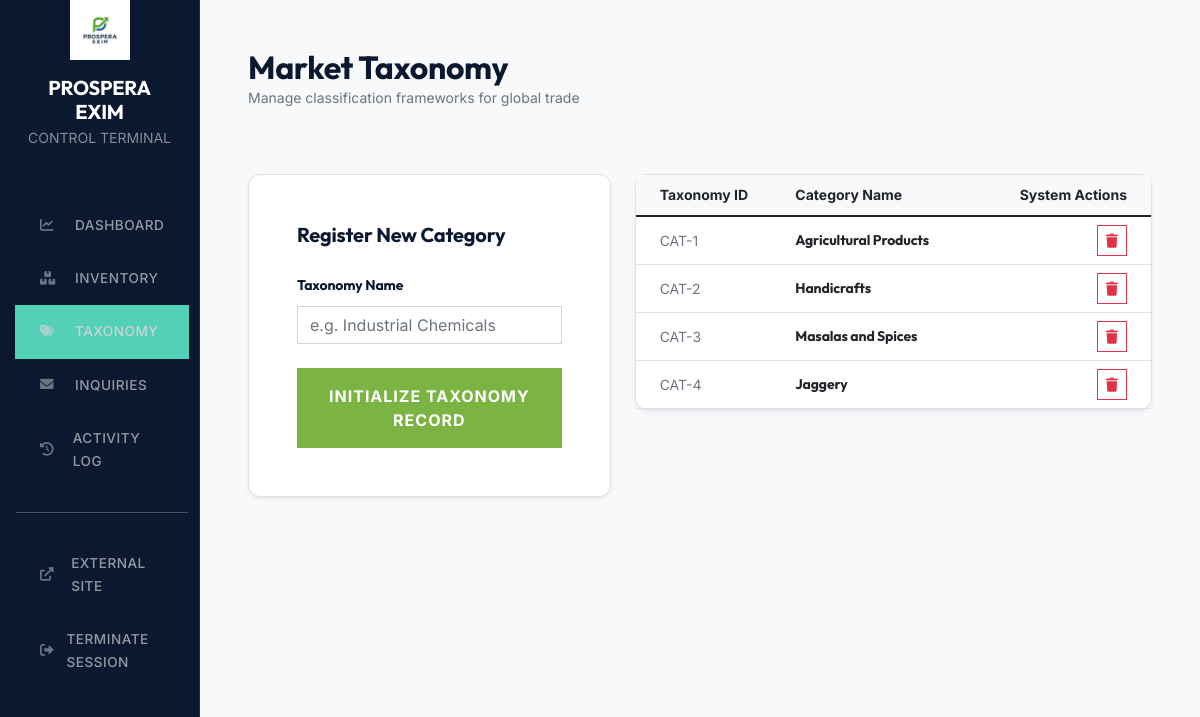
Page /admin/categories (signed in) on the committed database.
### models.py (models this page shows)
class Category(db.Model):
    id = db.Column(db.Integer, primary_key=True)
    name = db.Column(db.String(100), unique=True, nullable=False)
    products = db.relationship('Product', backref='category', lazy=True)
    created_at = db.Column(db.DateTime, default=datetime.utcnow)

### routes/admin_routes.py (the view, shortened to what this page needs)
@admin_bp.route('/categories', methods=['GET', 'POST'])
@login_required
@admin_required
def manage_categories():
    categories = Category.query.all()
    return render_template('admin/categories.html', categories=categories)

### routes/admin_routes.py (called while the page is built)
def admin_required(f):
    @wraps(f)
    def decorated_function(*args, **kwargs):
        if not current_user.is_authenticated or not current_user.is_admin:
            flash('Admin access required.')
            return redirect(url_for('public.index'))
        return f(*args, **kwargs)
    return decorated_function

### templates/admin/categories.html (shortened to what this page needs)
{% extends "admin/base_admin.html" %}
{% block admin_content %}
<div class="d-flex justify-content-between align-items-center mb-5">
    <div>
        <h2 class="fw-bold text-navy mb-0">Market Taxonomy</h2>
        <p class="text-muted small">Manage classification frameworks for global trade</p>
    </div>
</div>
<div class="row g-4">
    <div class="col-md-5">
        <div class="portfolio-card bg-white p-5 border shadow-sm">
            <h5 class="fw-bold text-navy mb-4">Register New Category</h5>
            <form action="{{ url_for('admin.manage_categories') }}" method="POST">
                <div class="mb-4">
                    <label class="form-label small fw-bold">Taxonomy Name</label>
                    <input type="text" name="name" class="form-control rounded-0" placeholder="e.g. Industrial Chemicals" required>
                </div>
                <button type="submit" class="btn btn-access rounded-0 w-100 py-3">Initialize Taxonomy Record</button>
            </form>
        </div>
    </div>
    <div class="col-md-7">
        <div class="portfolio-card bg-white border shadow-sm">
            <div class="table-responsive">
                <table class="table table-hover align-middle mb-0 small">
                    <thead class="bg-light">
                        <tr>
                            <th class="ps-4">Taxonomy ID</th>
                            <th>Category Name</th>
                            <th class="text-end pe-4">System Actions</th>
                        </tr>
                    </thead>
                    <tbody>
                        {% for cat in categories %}
                        <tr>
                            <td class="ps-4 text-muted">CAT-{{ cat.id }}</td>
                            <td class="fw-bold text-navy">{{ cat.name }}</td>
                            <td class="text-end pe-4">
                                <button class="btn btn-sm btn-outline-danger rounded-0"><i class="fas fa-trash"></i></button>
                            </td>
                        </tr>
                        {% endfor %}
                    </tbody>
                </table>
            </div>
        </div>
    </div>
</div>
{% endblock %}

### static/css/style.css (style rules this page uses)
:root { --primary-navy: #0A192F; --secondary-navy: #112240; --accent-blue: #64FFDA; --brand-green: #7bb442; --text-white: #E6F1FF; --text-slate: #8892B0; --bg-dark: #0A192F; --bg-light: #F4F7FA; --white: #ffffff; --glass: rgba(255, 255, 255, 0.05); --glass-border: rgba(255, 255, 255, 0.1); --transition: all 0.4s cubic-bezier(0.645, 0.045, 0.355, 1); --shadow-premium: 0 20px 50px rgba(0,0,0,0.1); }
body { font-family: 'Inter', 'Outfit', sans-serif; color: var(--primary-navy); background-color: var(--bg-light); line-height: 1.7; overflow-x: hidden; }
h1, h2, h3, h4, .fw-bold, .navbar-brand { font-family: 'Outfit', sans-serif; font-weight: 700; letter-spacing: -0.01em; }
.btn-access { background: var(--brand-green); color: white; border: none; font-weight: 700; padding: 12px 30px; border-radius: 4px; transition: var(--transition); text-transform: uppercase; letter-spacing: 1px; }
.portfolio-card { background: white; border: none; border-radius: 12px; transition: var(--transition); border-bottom: 4px solid transparent; }

### rows in the picture
Category: id "1", name "Agricultural Products"
Category: id "2", name "Handicrafts"
Category: id "3", name "Masalas and Spices"
Category: id "4", name "Jaggery"
